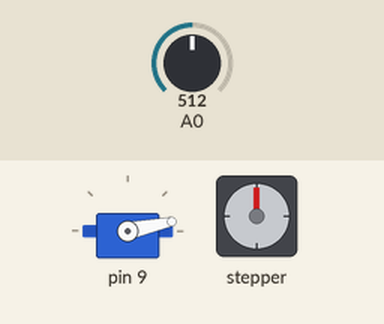
Simulated run of this sketch. Board: Arduino Uno, built with avr-gcc and run on an emulated ATmega328P. Shown: servo, stepper motor. The inputs (shaded band) are chosen by the test bench; at power-on: A0 = 512. Stepper angles assume 400 steps per turn; what the sketch prints to the serial monitor is not drawn.

Above: at 1.2 s.
1.3 s: A0 set to 20
At 2.56 s:
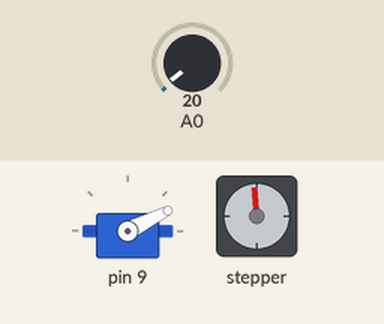
4.3 s: A0 set to 0
At 8.89 s:
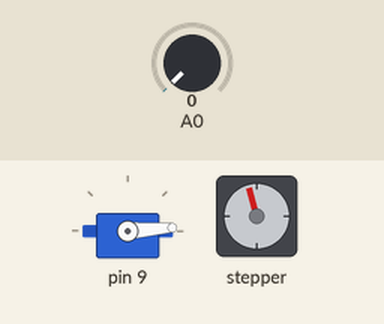
Timing chart, 0 to 25.1 s (numbered marks = the images above; inputs shaded):
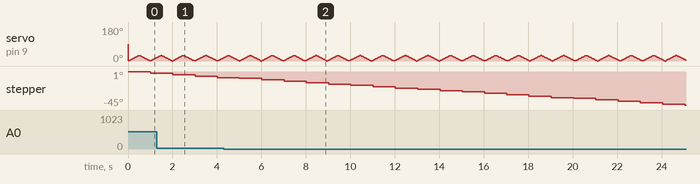

The sketch:

TIme.ino
```cpp
#include <Servo.h>
#include <Stepper.h>

const int stepsPerRevolution = 400;
Stepper myStepper(stepsPerRevolution, 2, 3, 4, 5);

class Flasher
{
    // Class Member Variables
    // These are initialized at startup
    int ledPin;      // the number of the LED pin

    int updateintervalsen = 1;
    // These maintain the current state
    int ledState;                 // ledState used to set the LED
    unsigned long previousMillissen;   // will store last time LED was updated
    int count = 0;
    int count2 = 0;
    int intenval[1000];

    // Constructor - creates a Flasher
    // and initializes the member variables and state
  public:
    Flasher(int pin)
    {
      ledPin = pin;
      pinMode(ledPin, INPUT);

      previousMillissen = 0;
    }

    void Updatesen()
    {
      // check to see if it's time to change the state of the LED
      unsigned long currentMillis = millis();

      if ((currentMillis - previousMillissen >= updateintervalsen))
      {
        previousMillissen = currentMillis;  // Remember the time
        count++;
        Serial.print(millis());
        Serial.print("    ");
        Serial.print(count2);
        Serial.print("    ");
        Serial.print(count);
        Serial.print("    ");
        Serial.println(analogRead(0));
        if (count == 30000)
        {
          count = 0;
          count2++;
        }
        if (count2 == 3)
        {
          Serial.print("Picture Done!");
          delay(100000);
        }
      }

    }
};


class Sweeper
{
    Servo servo;              // the servo
    int pos;              // current servo position
    int increment;        // increment to move for each interval
    int  updateInterval;      // interval between updates
    unsigned long lastUpdate; // last update of position

  public:
    Sweeper(int interval)
    {
      updateInterval = interval;
      increment = 1;
    }

    void Attach(int pin)
    {
      servo.attach(pin);
    }

    void Detach()
    {
      servo.detach();
    }

    void Update()
    {
      if ((millis() - lastUpdate) > updateInterval) // time to update
      {
        lastUpdate = millis();
        pos += increment;
        servo.write(pos);
        //Serial.println(pos);
        if ((pos >= 30) || (pos <= 0)) // end of sweep
        {
          // reverse direction
          increment = -increment;
        }
      }
    }
};

class Steppermotor
{
    int updateIntervalstep;
    unsigned long lastUpdate;

  public:
    Steppermotor(int intervalstep)
    {
      updateIntervalstep = intervalstep;
    }

    void Update()
    {
      if ((millis() - lastUpdate) > updateIntervalstep) // time to update
      {
        lastUpdate = millis();
        myStepper.step(-1);
        delay(1);
        myStepper.step(-1);
      }
    }
};

Sweeper sweeper1(15);
Flasher sen1(0);
Steppermotor step1(1000);
int m = 0;

void setup()
{
  Serial.begin(115200);
  myStepper.setSpeed(60);
  sweeper1.Attach(9);
}


void loop()
{
  sweeper1.Update();

  sen1.Updatesen();

  step1.Update();

  /*Serial.println(millis());
    Serial.println(m);
    m++;
    Serial.println(analogRead(0)); */


}
```
